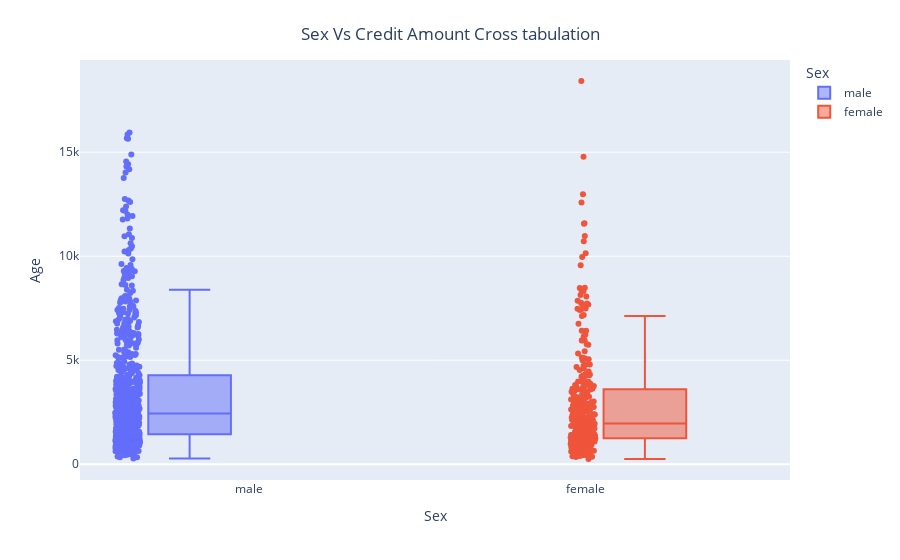

Notebook code for this chart:
### Code cell
SC =credit.loc[:,['Sex','Credit amount']]
fig = px.box(SC, x="Sex", y="Credit amount", points="all", color="Sex")
fig.update_traces(quartilemethod="exclusive") # or "inclusive", or "linear" by default
fig.update_layout(
    title={
          'text':"Sex Vs Credit Amount Cross tabulation",
        'y':.95,
        'x':.5,
        'xanchor': 'center',
        'yanchor': 'top'
    },
    xaxis_title="Sex",
    yaxis_title="Age",
   
)
fig.show()

### Figure 1 — Plotly figure (JSON) as saved in the notebook; plotly's stock layout.template omitted (floating-point values rounded to 4 significant figures; data arrays with more than 128 entries replaced by an {"elided": "..."} marker saying what was removed)
{"data": [{"alignmentgroup": "True", "boxpoints": "all", "hovertemplate": "Sex=%{x}<br>Credit amount=%{y}<extra></extra>", "legendgroup": "male", "marker": {"color": "#636efa"}, "name": "male", "notched": false, "offsetgroup": "male", "orientation": "v", "quartilemethod": "exclusive", "showlegend": true, "type": "box", "x": {"elided": "690 str values"}, "x0": " ", "xaxis": "x", "y": {"elided": "690 int values"}, "y0": " ", "yaxis": "y"}, {"alignmentgroup": "True", "boxpoints": "all", "hovertemplate": "Sex=%{x}<br>Credit amount=%{y}<extra></extra>", "legendgroup": "female", "marker": {"color": "#EF553B"}, "name": "female", "notched": false, "offsetgroup": "female", "orientation": "v", "quartilemethod": "exclusive", "showlegend": true, "type": "box", "x": {"elided": "310 str values"}, "x0": " ", "xaxis": "x", "y": {"elided": "310 int values"}, "y0": " ", "yaxis": "y"}], "layout": {"boxmode": "group", "legend": {"title": {"text": "Sex"}, "tracegroupgap": 0}, "margin": {"t": 60}, "title": {"text": "Sex Vs Credit Amount Cross tabulation", "x": 0.5, "xanchor": "center", "y": 0.95, "yanchor": "top"}, "xaxis": {"anchor": "y", "categoryarray": ["male", "female"], "categoryorder": "array", "domain": [0, 1], "title": {"text": "Sex"}}, "yaxis": {"anchor": "x", "domain": [0, 1], "title": {"text": "Age"}}}}
